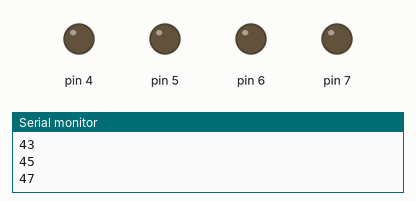
Recording of a sketch running on a simulated Arduino Uno, built with avr-gcc and run on an emulated ATmega328P. Shown: output pins drawn as LEDs (lit = HIGH), the last lines printed to the serial monitor.

Above: at 1.2 s.
At 2.8 s:
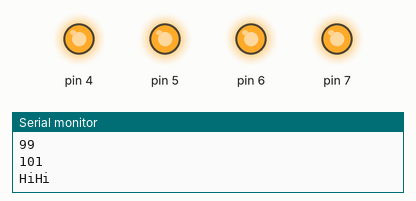
Timing chart, 0 to 3.1 s (numbered marks = the images above):
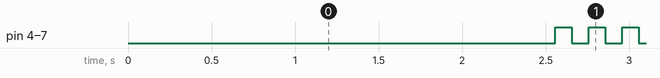

Measured:
- by itself, pin 4: LOW → HIGH at 2.6 s, → LOW 0.10 s later, → HIGH 0.10 s later, → LOW 0.10 s later, … (1275 changes in this stretch)
- by itself, pin 5–7: LOW → HIGH at 2.6 s, → LOW 0.10 s later, → HIGH 0.10 s later, → LOW 0.10 s later, … (1275 changes in this stretch)

The sketch:

Ejercicio07-GERMAN.ino
```cpp
int x = 0;
void setup() {
  // put your setup code here, to run once:
  Serial.begin(9600);
  pinMode(4, OUTPUT);
  pinMode(5, OUTPUT);
  pinMode(6, OUTPUT);
  pinMode(7, OUTPUT);
}

void loop() {
  // put your main code here, to run repeatedly:
  x++;
  if (x % 2 == 0) x++;

  Serial.println(x++);
  delay (50);
  while (x > 100) {
    Serial.print("Hi");
    digitalWrite(4, HIGH);
     digitalWrite(5, HIGH);
     digitalWrite(6, HIGH);
     digitalWrite(7, HIGH);
    delay (100);
    digitalWrite(4, LOW);


    digitalWrite(5, LOW);


    digitalWrite(6, LOW);


    digitalWrite(7, LOW);
     delay (100);


  }
}
```
